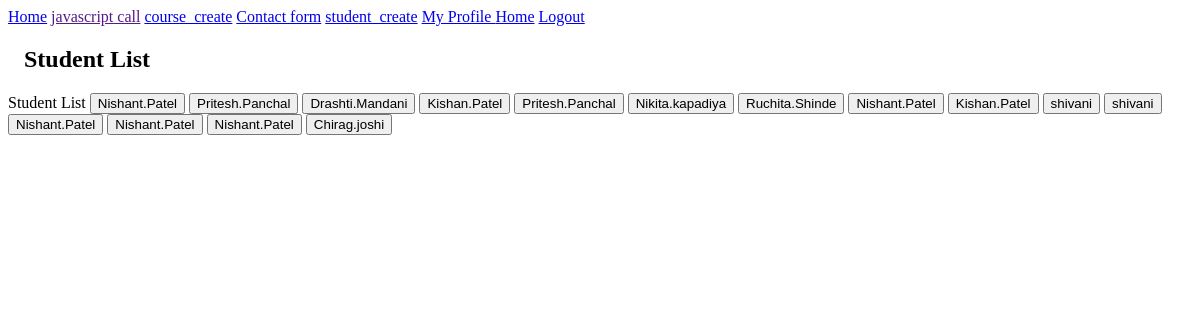
The page /iflame/ (signed in) on the database as committed earlier.
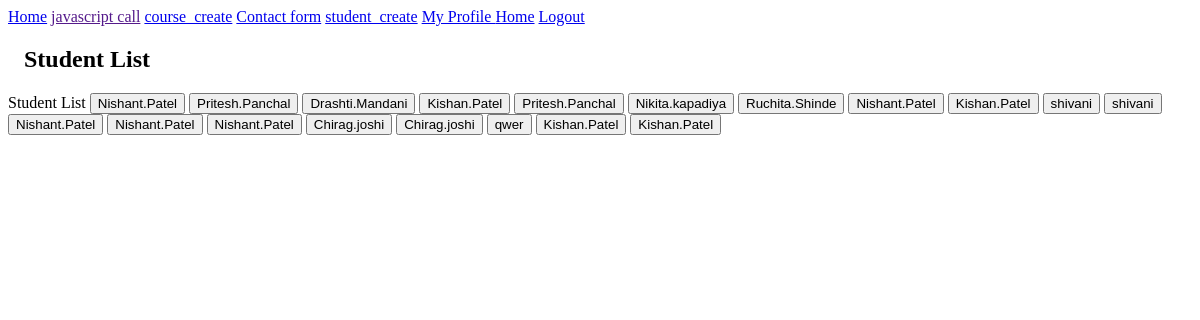
The same page on the database as committed later.
### iflame/models.py (models this page shows, shortened)
class StudentInformation(models.Model):
    student = models.ForeignKey(User, on_delete=models.CASCADE)
    course = models.ForeignKey(
        Course, on_delete=models.CASCADE, null=True, blank=True)
    is_paid = models.BooleanField(default=False)
    created_at = models.DateTimeField(auto_now_add=True)
    updated_at = models.DateTimeField(auto_now=True)

### iflame/views.py (the view)
# urls.py: path('', StudentListClassBasedView.as_view(), name='student_list'),
class StudentListClassBasedView(LoginRequiredMixin, ListView):
    model = StudentInformation
    paginate_by = 20
    template_name = 'iflame/student_list.html'
    context_object_name = 'students'
    login_url = '/'

### templates/iflame/student_list.html (shortened to what this page needs)
{% extends 'base.html' %}
{% load static %}
{% block htmlbody %}
		{% block pagetitle %} Student List {% endblock pagetitle %}
		{% for student in students %}
			<button class="myBtn" data-username="{{student.student.username}}">{{ student.student.username }}</button>
		{% endfor %}
{% endblock htmlbody %}
{% block javascript_methods %}
    <link rel="stylesheet" type="text/css" href="{% static 'app/css/custom.css' %}">
{% endblock javascript_methods %}

Rows that differ between the two databases and show on the page:
added StudentInformation: student.username "Chirag.joshi"
added StudentInformation: student.username "qwer"
added StudentInformation: student.username "Kishan.Patel"
added StudentInformation: student.username "Kishan.Patel"
